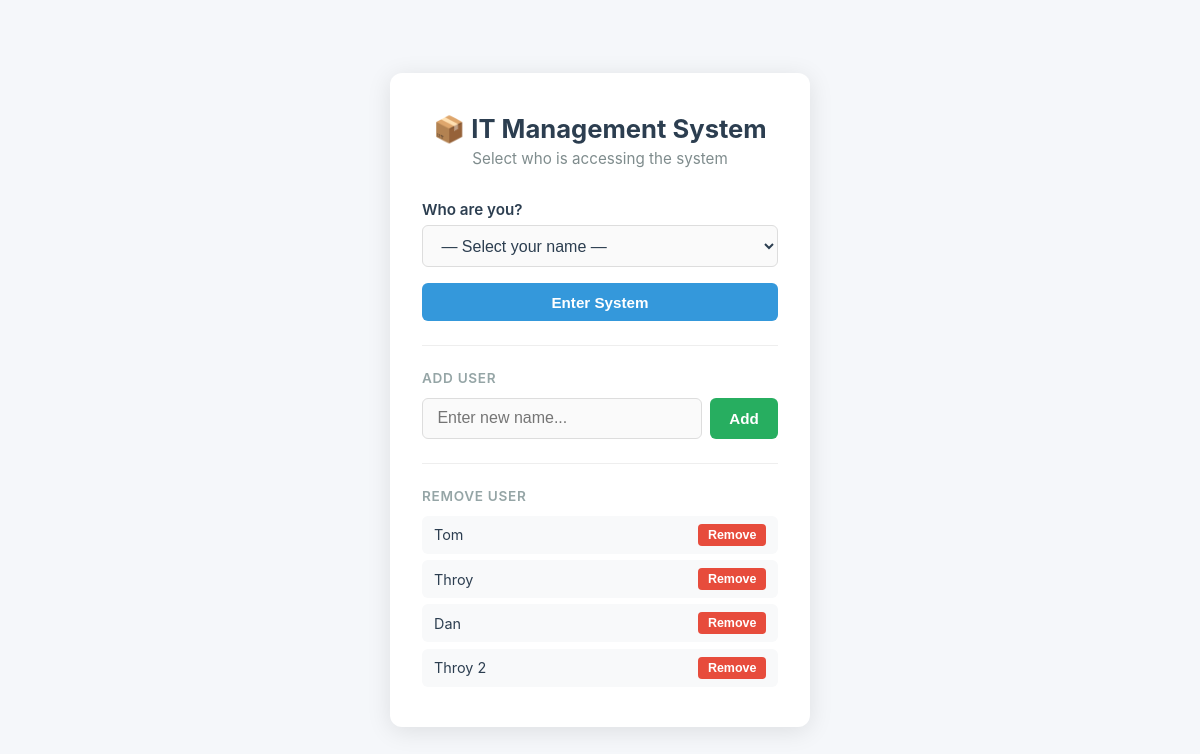
The app's page /select-user, older data.
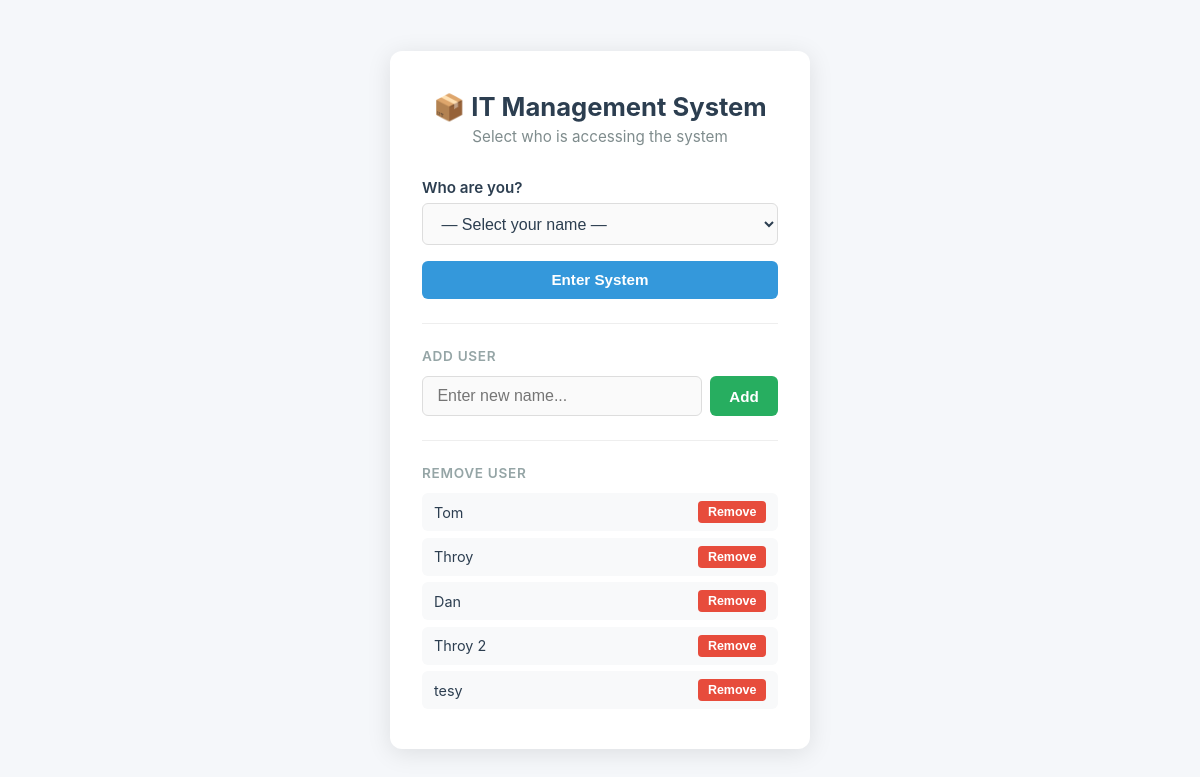
The same page, newer data.
### tables this page shows
CREATE TABLE users (
            id   INTEGER PRIMARY KEY AUTOINCREMENT,
            name TEXT UNIQUE NOT NULL
        );

### app.py (the view)
@app.route('/select-user', methods=['GET', 'POST'])
def select_user():
    users = load_users()
    if request.method == 'POST':
        chosen = request.form.get('user', '').strip()
        if chosen and chosen in users:
            session['current_user'] = chosen
            return redirect(url_for('index'))
        flash('Please select a valid user.', 'error')
    return render_template('select_user.html', users=users)

### app.py (called while the page is built)
@app.context_processor
def inject_globals():
    return {'device_type_icons': DEVICE_TYPE_ICONS}

def get_db():
    conn = sqlite3.connect(DB_FILE)
    conn.row_factory = sqlite3.Row
    conn.execute('PRAGMA foreign_keys=ON')
    return conn

def load_users():
    conn = get_db()
    rows = conn.execute('SELECT name FROM users ORDER BY id').fetchall()
    conn.close()
    names = [row['name'] for row in rows]
    if not names:
        default = ['Tom', 'Throy', 'Dan']
        save_users(default)
        return default
    return names

@app.before_request
def require_user():
    allowed = {'select_user', 'add_user', 'delete_user', 'logout', 'static'}
    if request.endpoint not in allowed and 'current_user' not in session:
        return redirect(url_for('select_user'))

### templates/select_user.html (shortened to what this page needs)
<!DOCTYPE html>
<html lang="en">
<head>
</head>
<body>
    <div class="container">
        <div class="logo">
            <h1>📦 IT Management System</h1>
            <p>Select who is accessing the system</p>
        </div>
        <form method="POST" action="{{ url_for('select_user') }}">
            <label for="user">Who are you?</label>
            <select name="user" id="user" style="margin-bottom: 1rem;">
                <option value="">— Select your name —</option>
            </select>
            <button type="submit" class="btn btn-primary">Enter System</button>
        </form>
        <div class="section">
            <div class="section-title">Add User</div>
            <form method="POST" action="{{ url_for('add_user') }}" class="add-row">
                <input type="text" name="new_user" placeholder="Enter new name...">
                <button type="submit" class="btn btn-success">Add</button>
            </form>
        </div>
        <div class="section">
            <div class="section-title">Remove User</div>
            <div class="user-list">
                {% for user in users %}
                <div class="user-row">
                    <span>{{ user }}</span>
                    <form method="POST" action="{{ url_for('delete_user') }}"
                          onsubmit="return confirm('Remove {{ user }}?');">
                        <button type="submit" class="btn btn-danger btn-sm">Remove</button>
                    </form>
                </div>
                {% endfor %}
            </div>
        </div>
    </div>
</body>
</html>

### templates/select_user.html (style rules this page uses)
* { margin: 0; padding: 0; box-sizing: border-box; }
body { font-family: -apple-system, BlinkMacSystemFont, "Segoe UI", Roboto, Arial, sans-serif; background: #f5f7fa; min-height: 100vh; display: flex; align-items: center; justify-content: center; }
.container { background: white; border-radius: 12px; box-shadow: 0 4px 24px rgba(0,0,0,0.10); padding: 2.5rem 2rem; width: 100%; max-width: 420px; }
.logo { text-align: center; margin-bottom: 2rem; }
.logo h1 { font-size: 1.6rem; color: #2c3e50; font-weight: 700; }
.logo p { color: #7f8c8d; margin-top: 0.3rem; font-size: 0.95rem; }
label { display: block; font-weight: 600; color: #2c3e50; margin-bottom: 0.4rem; font-size: 0.95rem; }
select, input[type="text"] { width: 100%; padding: 0.65rem 0.9rem; border: 1px solid #ddd; border-radius: 6px; font-size: 1rem; color: #2c3e50; background: #fafafa; }
.btn { display: inline-block; padding: 0.65rem 1.2rem; border: none; border-radius: 6px; cursor: pointer; font-weight: 600; font-size: 0.95rem; text-decoration: none; transition: background 0.2s; }
.btn-primary { background: #3498db; color: white; width: 100%; text-align: center; }
.btn-success { background: #27ae60; color: white; }
.btn-danger { background: #e74c3c; color: white; }
.section { margin-top: 1.5rem; padding-top: 1.5rem; border-top: 1px solid #eee; }
.section-title { font-size: 0.85rem; font-weight: 600; color: #95a5a6; text-transform: uppercase; letter-spacing: 0.05em; margin-bottom: 0.75rem; }
.add-row { display: flex; gap: 0.5rem; }
.add-row input { flex: 1; }
.user-list { display: flex; flex-direction: column; gap: 0.4rem; }
.user-row { display: flex; justify-content: space-between; align-items: center; padding: 0.5rem 0.75rem; background: #f8f9fa; border-radius: 6px; font-size: 0.9rem; color: #2c3e50; }
.user-row form { margin: 0; }
.btn-sm { padding: 0.25rem 0.6rem; font-size: 0.78rem; border-radius: 4px; }

Row changes from the older to the newer data that the page shows:
added users: name "tesy"
